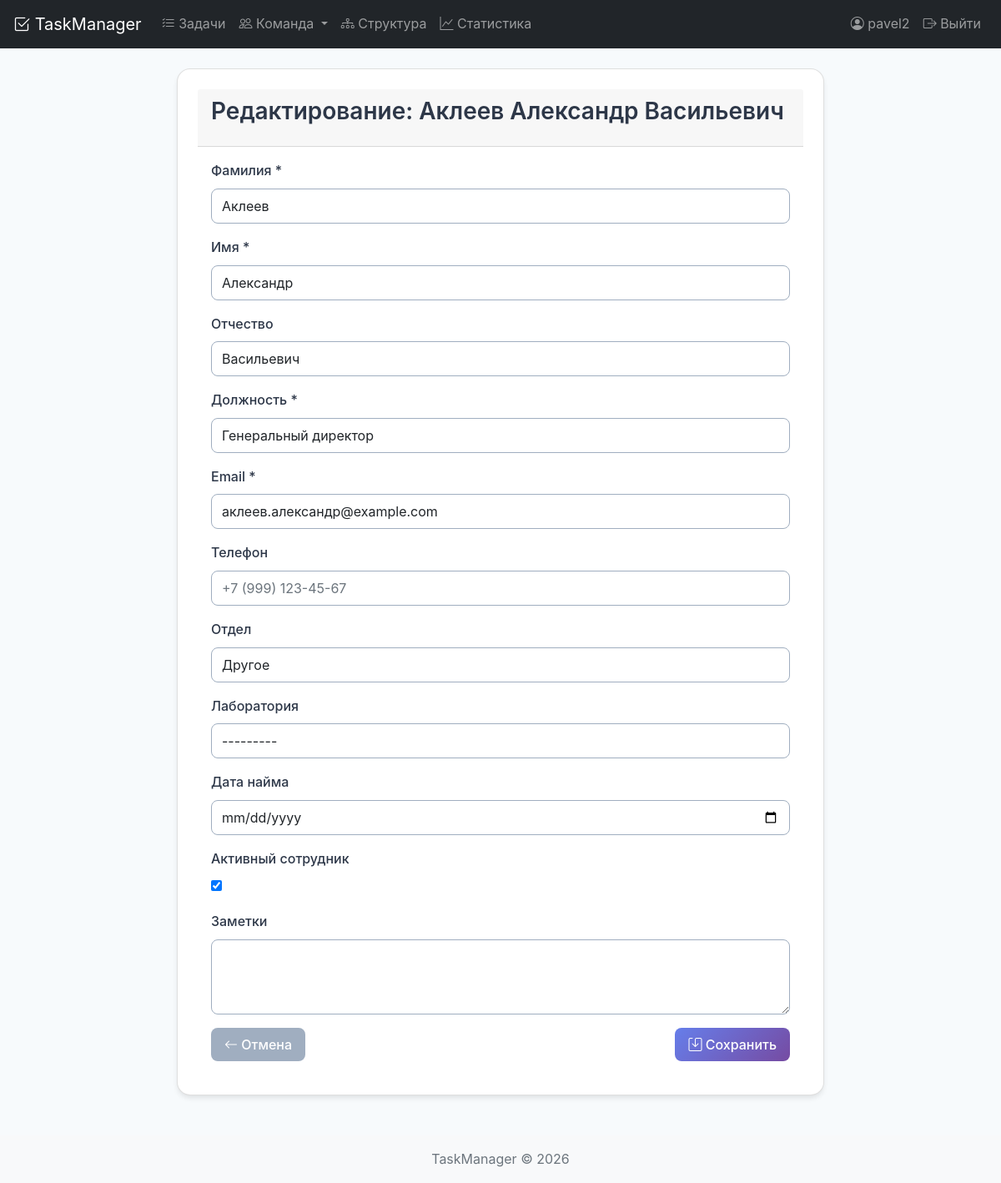
/employee/295/update/ (signed in), run on the app's committed database.
### tasks/models.py (models this page shows, shortened)
class Employee(models.Model):
    DEPARTMENT_CHOICES = [
        ('development', 'Разработка'),
        ('design', 'Дизайн'),
        ('marketing', 'Маркетинг'),
        ('sales', 'Продажи'),
        ('hr', 'HR'),
        ('administration', 'Администрация'),
        ('research', 'Исследования'),
        ('other', 'Другое'),
    ]
    LABORATORY_CHOICES = [
        ('lab1', 'Лаборатория №1'),
        ('lab2', 'Лаборатория №2'),
        ('lab3', 'Лаборатория №3'),
        ('research_lab', 'Исследовательская лаборатория'),
        ('test_lab', 'Тестовая лаборатория'),
        ('other', 'Другая'),
    ]
    last_name = models.CharField('Фамилия', max_length=100)
    first_name = models.CharField('Имя', max_length=100)
    patronymic = models.CharField('Отчество', max_length=100, blank=True, null=True)
    position = models.CharField('Должность', max_length=200)
    email = models.EmailField('Email', unique=True)
    phone = models.CharField('Телефон', max_length=20, blank=True, null=True)
    department = models.CharField('Отдел', max_length=50, choices=DEPARTMENT_CHOICES, default='other')
    laboratory = models.CharField('Лаборатория', max_length=50, choices=LABORATORY_CHOICES, blank=True, null=True)
    hire_date = models.DateField('Дата найма', null=True, blank=True)
    is_active = models.BooleanField('Активный сотрудник', default=True)
    notes = models.TextField('Заметки', blank=True, null=True)
    created_date = models.DateTimeField('Дата создания', auto_now_add=True)
    updated_date = models.DateTimeField('Дата обновления', auto_now=True)
    created_by = models.ForeignKey(User, on_delete=models.SET_NULL, null=True, related_name='created_employees')
    class Meta:
        verbose_name = 'Сотрудник'
        verbose_name_plural = 'Сотрудники'
        ordering = ['last_name', 'first_name']
        indexes = [
            models.Index(fields=['last_name', 'first_name'], name='emp_name_idx'),
            models.Index(fields=['email'], name='emp_email_idx'),
            models.Index(fields=['is_active'], name='emp_active_idx'),
            models.Index(fields=['department'], name='emp_dept_idx'),
        ]
    @property
    def full_name(self):
        parts = [self.last_name, self.first_name]
        if self.patronymic:
            parts.append(self.patronymic)
        return ' '.join(parts)

### tasks/views/employee_views.py (the view)
# urls.py: path('employee/<int:employee_id>/update/', employee_update, name='employee_update'),
@login_required
def employee_update(request, employee_id):
    employee = get_object_or_404(Employee, id=employee_id)
    if request.method == 'POST':
        form = EmployeeForm(request.POST, instance=employee)
        if form.is_valid():
            form.save()
            messages.success(request, f'Данные сотрудника {employee.full_name} обновлены!')
            return redirect('employee_detail', employee_id=employee.id)
    else:
        form = EmployeeForm(instance=employee)
    return render(request, 'tasks/employee_form.html', {
        'form': form,
        'title': f'Редактирование: {employee.full_name}',
        'employee': employee
    })

### tasks/forms_employee.py (shortened to what this page needs)
class EmployeeForm(forms.ModelForm):
    class Meta:
        model = Employee
        fields = [
            'last_name', 'first_name', 'patronymic', 'position',
            'email', 'phone', 'department', 'laboratory',
            'hire_date', 'is_active', 'notes'
        ]
        widgets = {
            'hire_date': forms.DateInput(attrs={'type': 'date', 'class': 'form-control'}),
            'notes': forms.Textarea(attrs={'rows': 3, 'class': 'form-control'}),
            'phone': forms.TextInput(attrs={'placeholder': '+7 (999) 123-45-67'}),
        }
    def __init__(self, *args, **kwargs):
        super().__init__(*args, **kwargs)
        for field in self.fields:
            if field not in ['is_active', 'notes']:
                self.fields[field].widget.attrs.update({'class': 'form-control'})
        self.fields['last_name'].label = 'Фамилия *'
        self.fields['first_name'].label = 'Имя *'
        self.fields['position'].label = 'Должность *'
        self.fields['email'].label = 'Email *'

### taskmanager/tasks/templates/tasks/employee_form.html (shortened to what this page needs)
{% extends 'base.html' %}
{% block content %}
<div class="row justify-content-center">
    <div class="col-md-8">
        <div class="card">
            <div class="card-header">
                <h3>{{ title }}</h3>
            </div>
            <div class="card-body">
                <form method="post">
                    {% for field in form %}
                        <div class="mb-3">
                            <label for="{{ field.id_for_label }}" class="form-label">
                                {{ field.label }}
                            </label>
                            {{ field }}
                        </div>
                    {% endfor %}
                    <div class="d-flex justify-content-between">
                        <a href="{% url 'employee_list' %}" class="btn btn-secondary">
                            <i class="bi bi-arrow-left"></i> Отмена
                        </a>
                        <button type="submit" class="btn btn-primary">
                            <i class="bi bi-save"></i> Сохранить
                        </button>
                    </div>
                </form>
            </div>
        </div>
    </div>
</div>
{% endblock %}

### taskmanager/tasks/templates/base.html (shortened to what this page needs)
<!DOCTYPE html>
{% load static %}
<html lang="ru">
<head>
    <link href="https://cdn.jsdelivr.net/npm/bootstrap@5.1.3/dist/css/bootstrap.min.css" rel="stylesheet">
    <link rel="stylesheet" href="https://cdn.jsdelivr.net/npm/bootstrap-icons@1.8.1/font/bootstrap-icons.css">
        <link href="{% static 'css/style.css' %}" rel="stylesheet">
    <link href="{% static 'css/style.css' %}" rel="stylesheet">
</head>
<body>
    <nav class="navbar navbar-expand-lg navbar-dark bg-dark">
        <div class="container">
            <a class="navbar-brand" href="{% url 'task_list' %}">
                <i class="bi bi-check2-square"></i> TaskManager
            </a>
            <div class="collapse navbar-collapse" id="navbarNav">
                <ul class="navbar-nav me-auto">
                    <li class="nav-item">
                        <a class="nav-link" href="{% url 'task_list' %}">
                            <i class="bi bi-list-check"></i> Задачи
                        </a>
                    </li>
                    <li class="nav-item dropdown">
                        <a class="nav-link dropdown-toggle" href="#" data-bs-toggle="dropdown">
                            <i class="bi bi-people"></i> Команда
                        </a>
                    </li>
                    <li class="nav-item">
                        <a class="nav-link" href="{% url 'organization_chart' %}">
                            <i class="bi bi-diagram-3"></i> Структура
                        </a>
                    </li>
                    <li class="nav-item">
                        <a class="nav-link" href="{% url 'task_statistics' %}">
                            <i class="bi bi-graph-up"></i> Статистика
                        </a>
                    </li>
                </ul>
                <ul class="navbar-nav">
                    {% if user.is_authenticated %}
                        <li class="nav-item">
                            <span class="nav-link">
                                <i class="bi bi-person-circle"></i> {{ user.username }}
                            </span>
                        </li>
                        <li class="nav-item">
                            <a class="nav-link" href="{% url 'logout' %}">
                                <i class="bi bi-box-arrow-right"></i> Выйти
                            </a>
                        </li>
                    {% endif %}
                </ul>
            </div>
        </div>
    </nav>
    <main class="container mt-4">
        {% block content %}{% endblock %}
    </main>
    <footer class="footer mt-5 py-3 bg-light">
        <div class="container text-center">
            <span class="text-muted">TaskManager © {% now "Y" %}</span>
        </div>
    </footer>
</body>
</html>

### static/css/style.css (style rules this page uses)
:root { --primary-color: #667eea; --secondary-color: #764ba2; --success-color: #48bb78; --danger-color: #f56565; --warning-color: #ecc94b; --info-color: #4299e1; --dark-color: #2d3748; --light-color: #f7fafc; --gray-color: #a0aec0; --shadow-sm: 0 1px 2px 0 rgba(0, 0, 0, 0.05); --shadow-md: 0 4px 6px -1px rgba(0, 0, 0, 0.1); --shadow-lg: 0 10px 15px -3px rgba(0, 0, 0, 0.1); --shadow-xl: 0 20px 25px -5px rgba(0, 0, 0, 0.1); --border-radius-sm: 0.25rem; --border-radius-md: 0.5rem; --border-radius-lg: 1rem; --border-radius-xl: 2rem; --spacing-1: 0.25rem; --spacing-2: 0.5rem; --spacing-3: 0.75rem; --spacing-4: 1rem; --spacing-5: 1.25rem; --spacing-6: 1.5rem; --spacing-8: 2rem; --spacing-10: 2.5rem; --spacing-12: 3rem; }
* { margin: 0; padding: 0; box-sizing: border-box; }
body { font-family: -apple-system, BlinkMacSystemFont, 'Segoe UI', Roboto, 'Helvetica Neue', Arial, sans-serif; background-color: var(--light-color); color: var(--dark-color); line-height: 1.6; }
h1, h2, h3, h4, h5, h6 { font-weight: 600; line-height: 1.3; margin-bottom: var(--spacing-4); }
h3 { font-size: 1.75rem; }
a { color: var(--primary-color); text-decoration: none; transition: color 0.2s; }
.btn { display: inline-block; padding: var(--spacing-2) var(--spacing-4); border-radius: var(--border-radius-md); font-weight: 500; text-align: center; cursor: pointer; transition: all 0.2s; border: none; font-size: 1rem; }
.btn-primary { background: linear-gradient(135deg, var(--primary-color), var(--secondary-color)); color: white; }
.btn-secondary { background-color: var(--gray-color); color: white; }
.card { background: white; border-radius: var(--border-radius-lg); box-shadow: var(--shadow-md); padding: var(--spacing-6); transition: all 0.3s; }
.form-label { display: block; margin-bottom: var(--spacing-2); font-weight: 500; color: var(--dark-color); }
.form-control { width: 100%; padding: var(--spacing-2) var(--spacing-3); border: 1px solid var(--gray-color); border-radius: var(--border-radius-md); font-size: 1rem; transition: all 0.2s; }
.container { max-width: 1200px; margin: 0 auto; padding: 0 var(--spacing-4); }
.row { display: flex; flex-wrap: wrap; margin: 0 calc(-1 * var(--spacing-4)); }
.text-center { text-align: center; }
.mt-4 { margin-top: var(--spacing-4); }
.mt-5 { margin-top: var(--spacing-5); }
.mb-3 { margin-bottom: var(--spacing-3); }

### data on the page
Employee: form "Аклеев" "Александр" "Васильевич" "Генеральный директор" "аклеев.александр@example.com" "Другое" "---------" "☑"

### other printed values
{{ user.username }} "pavel2"
{{ title }} "Редактирование: Аклеев Александр Васильевич"
{{ field.label }} "Фамилия *" "Имя *" "Отчество" "Должность *" "Email *" "Телефон" "Отдел" "Лаборатория" "Дата найма" "Активный сотрудник" "Заметки"
